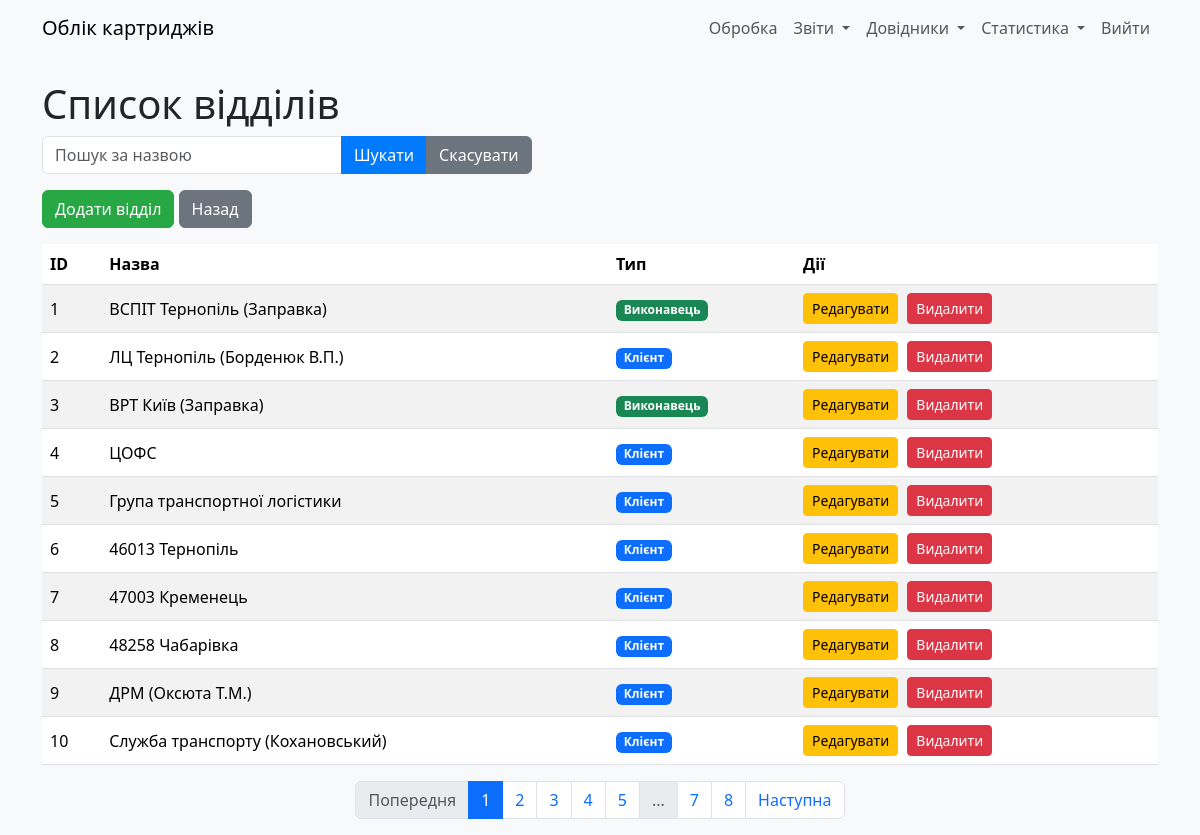
Page /refill_depts (signed in) on the committed database.
### models.py (models this page shows)
class RefillDept(db.Model):
    __tablename__ = "refill_dept"
    id: Mapped[int] = mapped_column(primary_key=True)
    deptname: Mapped[str] = mapped_column(String(30))
    addr1: Mapped[str] = mapped_column(String(255))
    addr2: Mapped[str] = mapped_column(String(255))
    addr3: Mapped[str] = mapped_column(String(255))
    addr4: Mapped[str] = mapped_column(String(255))
    addr5: Mapped[str] = mapped_column(String(255))
    is_exec: Mapped[int] = mapped_column(Integer, server_default=literal(0))
    user_updated: Mapped[int] = mapped_column(ForeignKey(User.id))
    time_updated: Mapped[DateTime] = mapped_column(DateTime, server_default=func.now())

### app.py (the view)
@app.route('/refill_depts')
@login_required
def refill_depts():
    search = request.args.get('search', '')
    page = request.args.get('page', 1, type=int)
    per_page = 10  # Кількість записів на сторінці
    query = RefillDept.query.filter(RefillDept.deptname.ilike(f'%{search}%'))
    pagination = query.paginate(page=page, per_page=per_page)
    return render_template('refill_depts.html',
                           depts=pagination.items,
                           pagination=pagination,
                           search=search)

### app.py (called while the page is built)
@login_manager.user_loader
def load_user(user_id):
    return User.query.get(int(user_id))

### templates/refill_depts.html (shortened to what this page needs)
{% extends "base.html" %}
{% block content %}
    <h1>Список відділів</h1>
    <form method="GET" class="mb-3">
        <div class="input-group">
            <input type="text" name="search" class="form-control" placeholder="Пошук за назвою" value="{{ search }}">
            <button type="submit" class="btn btn-primary">Шукати</button>
            <a href="{{ url_for('refill_depts') }}" class="btn btn-secondary">Скасувати</a>
        </div>
    </form>
    <div class="mb-3">
        <a href="{{ url_for('add_refill_dept') }}" class="btn btn-success">Додати відділ</a>
        <a href="{{ url_for('index') }}" class="btn btn-secondary">Назад</a>
    </div>
    <table class="table table-striped">
        <thead>
            <tr>
                <th>ID</th>
                <th>Назва</th>
                <th>Тип</th>
                <th>Дії</th>
            </tr>
        </thead>
        <tbody>
            {% for dept in depts %}
            <tr>
                <td>{{ dept.id }}</td>
                <td>{{ dept.deptname }}</td>
                <td>
                    {% if dept.is_exec %}
                        <span class="badge bg-success">Виконавець</span>
                    {% else %}
                        <span class="badge bg-primary">Клієнт</span>
                    {% endif %}
                </td>
                <td>
                    <a href="{{ url_for('edit_refill_dept', dept_id=dept.id) }}" class="btn btn-warning btn-sm">Редагувати</a>
                    <form action="{{ url_for('delete_refill_dept', dept_id=dept.id) }}" method="POST" class="d-inline" onsubmit="return confirm('Ви впевнені, що хочете видалити цей відділ?');">
                        <button type="submit" class="btn btn-danger btn-sm">Видалити</button>
                    </form>
                </td>
            </tr>
            {% endfor %}
        </tbody>
    </table>
    <nav aria-label="Page navigation">
        <ul class="pagination justify-content-center">
            {% if pagination.has_prev %}
                <li class="page-item">
                    <a class="page-link" href="{{ url_for('refill_depts', page=pagination.prev_num, search=search) }}">Попередня</a>
                </li>
            {% else %}
                <li class="page-item disabled">
                    <span class="page-link">Попередня</span>
                </li>
            {% endif %}
            {% for page_num in pagination.iter_pages() %}
                {% if page_num %}
                    {% if page_num == pagination.page %}
                        <li class="page-item active">
                            <span class="page-link">{{ page_num }}</span>
                        </li>
                    {% else %}
                        <li class="page-item">
                            <a class="page-link" href="{{ url_for('refill_depts', page=page_num, search=search) }}">{{ page_num }}</a>
                        </li>
                    {% endif %}
                {% else %}
                    <li class="page-item disabled">
                        <span class="page-link">...</span>
                    </li>
                {% endif %}
            {% endfor %}
            {% if pagination.has_next %}
                <li class="page-item">
                    <a class="page-link" href="{{ url_for('refill_depts', page=pagination.next_num, search=search) }}">Наступна</a>
                </li>
            {% else %}
                <li class="page-item disabled">
                    <span class="page-link">Наступна</span>
                </li>
            {% endif %}
        </ul>
    </nav>
{% endblock %}

### static/css/style.css (style rules this page uses)
body { background-color: #f8f9fa; }
.table th, .table td { vertical-align: middle; }
.form-control, .form-select { max-width: 300px; }
.btn-sm { margin-right: 5px; }
.btn-primary { background-color: #007bff; border-color: #007bff; }
.btn-warning { background-color: #ffc107; border-color: #ffc107; color: #000; }
.btn-success { background-color: #28a745; border-color: #28a745; }
.btn-secondary { background-color: #6c757d; border-color: #6c757d; }

### rows in the picture
RefillDept: id "1", deptname "ВСПІТ Тернопіль (Заправка)", is_exec "Виконавець"
RefillDept: id "2", deptname "ЛЦ Тернопіль (Борденюк В.П.)", is_exec "Клієнт"
RefillDept: id "3", deptname "ВРТ Київ (Заправка)", is_exec "Виконавець"
RefillDept: id "4", deptname "ЦОФС", is_exec "Клієнт"
RefillDept: id "5", deptname "Група транспортної логістики", is_exec "Клієнт"
RefillDept: id "6", deptname "46013 Тернопіль", is_exec "Клієнт"
RefillDept: id "7", deptname "47003 Кременець", is_exec "Клієнт"
RefillDept: id "8", deptname "48258 Чабарівка", is_exec "Клієнт"
RefillDept: id "9", deptname "ДРМ (Оксюта Т.М.)", is_exec "Клієнт"
RefillDept: id "10", deptname "Служба транспорту (Кохановський)", is_exec "Клієнт"

### other values in the picture
{{ page_num }} "1"
{{ page_num }} "2" "3" "4" "5" "7" "8"
